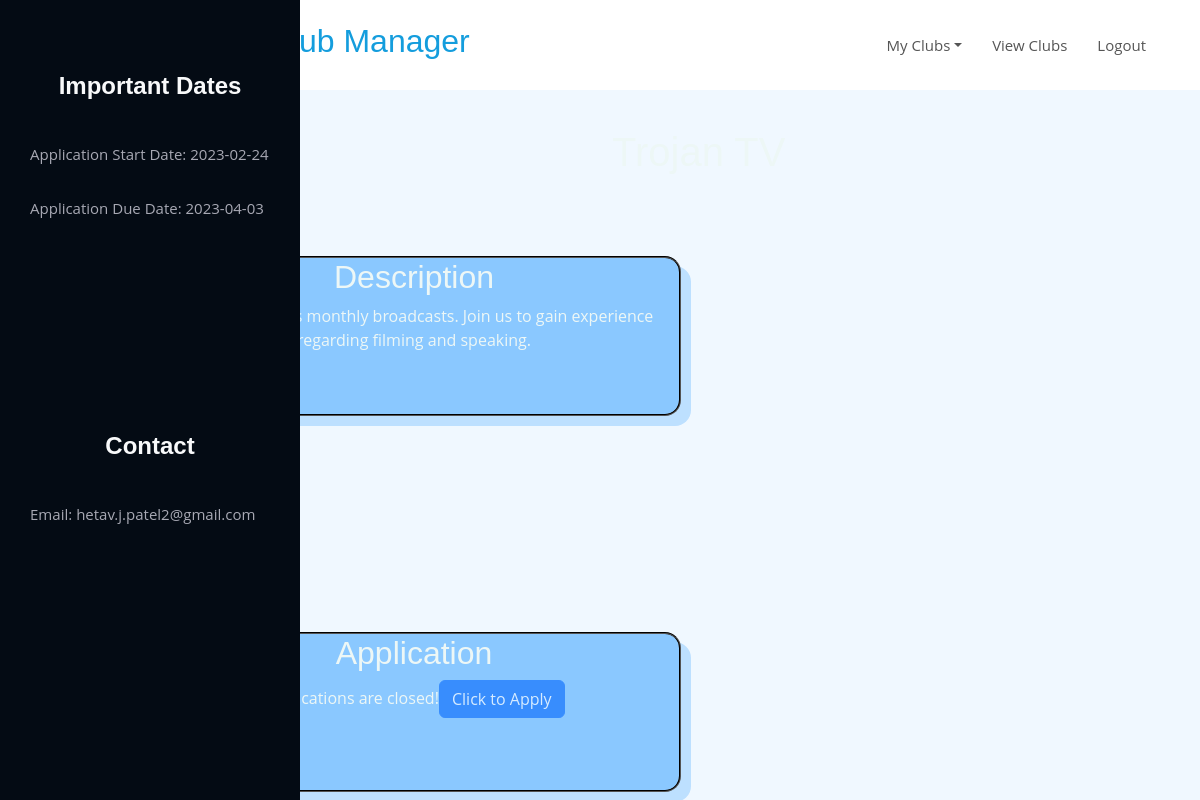
The page /clubs/91344278-62f2-4f09-9b7c-76d8942f2ad7?mode=view (signed in) on the database its author committed.
### clubmanager/models.py (models this page shows)
class Clubs(UserMixin, db.Model):
    ClubId = db.Column(db.String(36), primary_key=True)
    StudentId = db.Column(db.Integer, nullable=False)
    School = db.Column(db.String(40), nullable=False)
    ClubName = db.Column(db.String(50), nullable=False)
    ClubDescription = db.Column(db.String(300), nullable=False)
    AppStartDate = db.Column(db.Date, nullable=False)
    AppEndDate = db.Column(db.Date, nullable=False)
    ClubContactEmail = db.Column(db.String(75), unique=True, nullable=False)
    Date_Club_Created = db.Column(db.Date, default=datetime.utcnow)

### clubmanager/routes/clubs.py (the view, shortened to what this page needs)
@app.route('/clubs', methods=['GET'])
@app.route('/clubs/<uuid:ClubId>', methods=['GET'])
@login_required
def get_club(ClubId = ''):
    mode = request.args.get('mode')
    formClubCreationForm = ClubCreationForm()
    formCreateGeneralQuestions = ClubGeneralQuestionForm()
    formAnnouncement = AnnouncementForm()
    if mode == 'new':
        errors_in_clubcreation = ['', '']
        return render_template('club.html', formClubCreationForm=formClubCreationForm, errors_in_clubcreation=errors_in_clubcreation)
    elif mode == 'viewall':
        clubs = Clubs.query.filter(Clubs.School == current_user.School).all()
        truthy = True
        if clubs:
            truthy = False
        return render_template('viewclubs.html', School=current_user.School, truthy=truthy, ClubCatalogue=clubs)
    elif mode == 'view':
        club_to_display = Clubs.query.get_or_404(str(ClubId))
        Announcements_var = Announcements.query.filter(Announcements.ClubId==str(ClubId)).all()
        checkapplicationstartdate = Clubs.query.filter_by(ClubId=str(ClubId)).first().AppStartDate
        checkapplicationenddate = Clubs.query.filter_by(ClubId=str(ClubId)).first().AppEndDate
        applicationbttnstate = 'disabled'
        applicationstatetext = ''
        if datetime.now().date() >= checkapplicationstartdate and datetime.now().date() <= checkapplicationenddate:
            applicationbttnstate = ''
            applicationstatetext = 'Applications Open! Apply Now!'
        else:
            checkapplicationstartdate = 'disabled'
            applicationstatetext = 'Applications are closed!'
        if club_to_display:
            return render_template('clubpage.html', StudentId=str(current_user.id), applicationstatetext=applicationstatetext, applicationbttnstate=applicationbttnstate, club_to_display=club_to_display, Announcements=Announcements_var)
    else:
        return redirect(url_for('dashboard'))

### clubmanager/routes/dashboard.py (called while the page is built)
@login_manager.user_loader
def load_user(user_id):
    return Students.query.get(user_id)

### clubmanager/templates/clubpage.html (shortened to what this page needs)
{% extends 'base.html' %}
{% block head %}
<link rel='stylesheet' href='/static/css/styleves.css'>
<link rel='stylesheet' href='/static/css/styleportfol.css'>
{% endblock %}
{% block body %}
<body id='top' class='container-fluid' style='background-color: aliceblue; color:#EDF7F6'>
    <div class='row'>
        <header id='header' class='fixed-top d-flex align-items-center'>
            <div class="container d-flex align-items-center justify-content-between">
                <div class='logo'>
                    <h2><span id='logospacing'></span><a href='/'>School Club Manager</a></h2>
                </div>
                <nav class='navbar navbar-expand-lg bg-body'>
                    <div class='container-fluid'>
                        <div class='collapse navbar-collapse' id='navbarText'>
                            <ul class="nav justify-content-end">
                                <li class="nav-item dropdown">
                                    <a class="nav-link dropdown-toggle" data-bs-toggle="dropdown" role="button"
                                        aria-expanded="false">My Clubs</a>
                                </li>
                                <a class="nav-link" href='/clubs?mode=viewall'>View Clubs</a>
                                <a class="nav-link" href="{{ url_for('logout') }}">Logout</a>
                            </ul>
                        </div>
                    </div>
                </nav>
            </div>
        </header>
        <header id='header-side'>
            <div class="n-flex flex-column">
                <div class='profile'>
                    <br><br><br>
                    <h1 class='text-light'>Important Dates</h1>
                    <nav id='navbar2' class="nav-menu navbar2">
                        <ul>
                            <a class='nav-link2 scrollto'>Application Start Date: {{ club_to_display.AppStartDate }}</a>
                            <a class='nav-link2 scrollto'>Application Due Date: {{ club_to_display.AppEndDate }}</a>
                        </ul>
                    </nav>
                </div>
                <br><br><br><br><br>
                <div class='profile'>
                    <br><br><br>
                    <h1 class='text-light'>Contact</h1>
                    <nav id='navbar2' class="nav-menu navbar2">
                        <ul>
                            <a class='nav-link2 scrollto'>Email: {{ club_to_display.ClubContactEmail }}</a>
                        </ul>
                    </nav>
                </div>
            </div>
        </header>
    </div>
    <main class='container' id='Top'>
        <br><br>
        <div class='row'>
            <div class='col'></div>
            <div class='col'></div>
            <div class='col'>
                <h1 id='clubname' style='margin: 80px auto;'>{{ club_to_display.ClubName }}</h1>
            </div>
            <div class='col'></div>
        </div>
        <div class="container text-center">
            <div class="row">
                <div class="col-6 col-md-1">
                </div>
                <div class="col-md-6">
                    <div class='rounded-4 description'>
                        <h2>Description</h2>
                        <p>{{ club_to_display.ClubDescription }}</p>
                    </div>
                </div>
                <div class="col-6 col-md-5">
                </div>
            </div>
            <br><br><br><br><br><br><br><br><br>
            <div class="row">
                <div class="col-6 col-md-1">
                </div>
                <div class="col-md-6">
                    <div class='rounded-4 description'>
                        <h2 id='Application'>Application</h2>
                        <p class='applicationinline'>{{ applicationstatetext }}</p><button
                            class='applicationinline btn btn-primary' {{applicationbttnstate}}><a
                                style='color:rgb(255, 255, 255);'
                                href='/clubs/{{ club_to_display.ClubId }}/applications/{{ StudentId }}?mode=view'>Click
                                to
                                Apply</a></button>
                    </div>
                </div>
                <div class="col-6 col-md-5">
                </div>
            </div>
        </div>
    </main>
</body>
{% endblock %}

### clubmanager/static/css/main.css (style rules this page uses)
#logospacing { padding: 60px; }
.flex-column, #inline { display: inline; }
.nav { margin: 20px auto; }
a { text-decoration: none; }
.description { border: 2px groove black; box-shadow: 10px 10px #BDE0FF; opacity: 50; color: #EDF7F6; background-color: #8AC8FF; height: 10rem; }
.applicationinline { display: inline; }

### clubmanager/static/css/styleves.css (style rules this page uses)
body { font-family: "Open Sans", sans-serif; color: #444444; }
a { color: #3498db; text-decoration: none; }
h1, h2, h3, h4, h5, h6 { font-family: "Raleway", sans-serif; }
#header { z-index: 997; transition: all 0.5s; padding: 22px 0; background: #fff; }
.navbar { padding: 0; }
.navbar ul { margin: 0; padding: 0; display: flex; list-style: none; align-items: center; }
.navbar li { position: relative; }
.navbar a, .navbar a:focus { display: flex; align-items: center; justify-content: space-between; padding: 10px 0 10px 30px; font-size: 15px; font-weight: 400; color: #555555; white-space: nowrap; transition: 0.3s; }

### clubmanager/static/css/styleportfol.css (style rules this page uses)
body { font-family: "Open Sans", sans-serif; color: #272829; }
a { color: #149ddd; text-decoration: none; }
h1, h2, h3, h4, h5, h6 { font-family: "Raleway", sans-serif; }
#header-side { position: fixed; top: 0; left: 0; bottom: 0; width: 300px; transition: all ease-in-out 0.5s; z-index: 9997; transition: all 0.5s; padding: 0 15px; background: #040b14; overflow-y: auto; }
#header-side .profile h1 { font-size: 24px; margin: 0; padding: 0; font-weight: 600; -moz-text-align-last: center; text-align-last: center; font-family: "Poppins", sans-serif; }
.nav-menu { padding: 30px 0 0 0; }
.nav-menu * { margin: 0; padding: 0; list-style: none; }
.nav-menu a, .nav-menu a:focus { display: flex; align-items: center; color: #a8a9b4; padding: 12px 15px; margin-bottom: 8px; transition: 0.3s; font-size: 15px; }

### rows shown on the page
Clubs: AppStartDate "2023-02-24", AppEndDate "2023-04-03", ClubContactEmail "hetav.j.patel2@gmail.com", ClubDescription "Creating Turner's monthly broadcasts. Join us to gain experience regarding filming and speaking."

### other values the page prints
{{ applicationstatetext }} "Applications are closed!"
